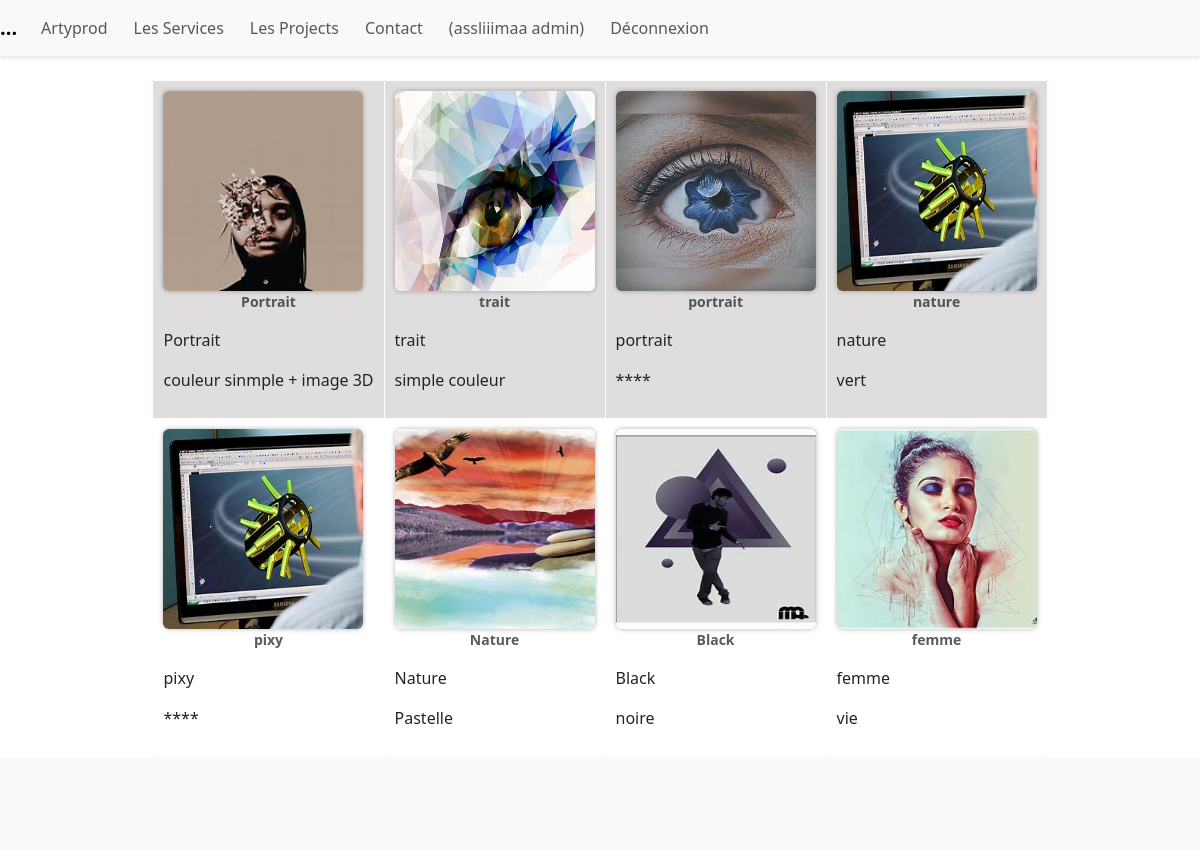
Screenshot of /magasin/ (signed in) with the database file from the repository.
### magasin/models.py (models this page shows)
class BlogPost(models.Model):
    img=models.ImageField()
    title = models.CharField(max_length=100)
    content = models.TextField()
    author = models.ForeignKey(Personnel, on_delete=models.CASCADE)
    created_at = models.DateTimeField(auto_now_add=True)

### magasin/views.py (the view)
# urls.py: path('', views.index, name='index'),
@login_required
def index(request):
    if request.method == "POST" :
        form = serviceForm(request.POST,request.FILES)
        if form.is_valid():
            form.save()
        return HttpResponseRedirect('magasin/')
    else :
        form = serviceForm()
        list=BlogPost.objects.all()
    return render(request,'magasin/vitrine.html',{'list':list,'form':form})

### magasin/templates/magasin/vitrine.html (shortened to what this page needs)
{% extends 'magasin/base.html' %}
{% load static %}
{% block content %}
<div class="col-12">
    <table>
      {% for article in list %}
        {% if forloop.counter0|divisibleby:4 %}
          <tr>
        {% endif %}
        <td>
          <img src="/media/{{ article.img }}" class="rounded float-start" height="200px" width="200px" alt="">
          <figcaption class="figure-caption">
            <p>{{ article.title }}</p>
          </figcaption>
          <p>{{ article.title }}</p>
          <p>{{ article.content }}</p>
        </td>
        {% if forloop.counter|divisibleby:4 or forloop.last %}
          </tr>
        {% endif %}
      {% endfor %}
    </table>
  </div>
{% endblock %}

### magasin/templates/magasin/base.html (shortened to what this page needs)
{% load static %}
<!DOCTYPE html>
<html>
<head>
  <link href="https://cdn.jsdelivr.net/npm/bootstrap@5.3.0-alpha1/dist/css/bootstrap.min.css" rel="stylesheet">
  <link rel='stylesheet' type='text/css' media='screen' href="{% static 'css/base.css' %}">
</head>
<body>
  <nav class="navbar navbar-expand-lg navbar-light bg-light">
    <a class="navbar-brand" href="#">...</a>
    <div class="collapse navbar-collapse" id="navbarNavDropdown">
      <ul class="navbar-nav">
        <li class="nav-item">
          <a class="nav-link" href="{% url 'index' %}">Artyprod</a>
        </li>
        <li class="nav-item">
          <a class="nav-link" href="{% url 'ajoutProduit' %}">Les Services</a>
        </li>
        <li class="nav-item">
          <a class="nav-link" href="{% url 'listFour' %}">Les Projects</a>
        </li>
        <li class="nav-item">
          <a class="nav-link" href="contact.html">Contact</a>
        </li>
        {% if user.is_authenticated %}
        <li class="nav-item active">
          <a class="nav-link" href="#">(assliiimaa {{ user }})</a>
        </li>
        <li class="nav-item active">
          <a class="nav-link" href="{% url 'logout' %}">Déconnexion</a>
        </li>
        {% endif %}
      </ul>
    </div>
  </nav>
  <div class="container mt-4">
    {% block content %}{% endblock %}
  </div>
  <footer class="bg-light text-center text-lg-start">
    <div class="container p-4 pb-0">
      <form action="">
        <div class="row">
          <div class="col-auto mb-4 mb-md-0">

### magasin/templates/magasin/base.html (style rules this page uses)
html, body, h1, h2, h3, h4, h5, h6, p, ul, ol, li { margin: 0; padding: 0; }
body { font-family: Arial, sans-serif; font-size: 16px; line-height: 1.5; color: #630707; }
.container { max-width: 1200px; margin: 0 auto; padding: 0 20px; }
.navbar { background-color: #f8f8f8; padding: 10px 0; box-shadow: 0 2px 4px rgba(0, 0, 0, 0.1); }
.navbar-brand { font-size: 24px; font-weight: bold; color: #864141; }
.navbar-nav { list-style: none; }
.nav-item { display: inline-block; margin-right: 10px; }
.nav-link { color: #333; text-decoration: none; transition: color 0.3s; }
p { margin-bottom: 10px; }
footer { background-color: #585656; padding: 20px 0; color: #666; font-size: 14px; text-align: center; }

### magasin/templates/magasin/vitrine.html (style rules this page uses)
table { margin: 0 auto; }
body { background-image: url('/media/tt.png'); background-size: cover; background-position: center; }
img { border-radius: 10px; box-shadow: 0 0 5px rgba(0, 0, 0, 0.3); }
figcaption { text-align: center; font-weight: bold; margin-top: 10px; }
p { margin-top: 5px; }
td { padding: 10px; border: 1px solid #fffcfc; }
tr:nth-child(odd) { background-color: #dfdddd; }

### rows the page displays
BlogPost: img (picture), title "Portrait", content "couleur sinmple + image 3D"
BlogPost: img (picture), title "trait", content "simple couleur"
BlogPost: img (picture), title "portrait", content "****"
BlogPost: img (picture), title "nature", content "vert"
BlogPost: img (picture), title "pixy", content "****"
BlogPost: img (picture), title "Nature", content "Pastelle"
BlogPost: img (picture), title "Black", content "noire"
BlogPost: img (picture), title "femme", content "vie"

### other values shown
{{ user }} "admin"
